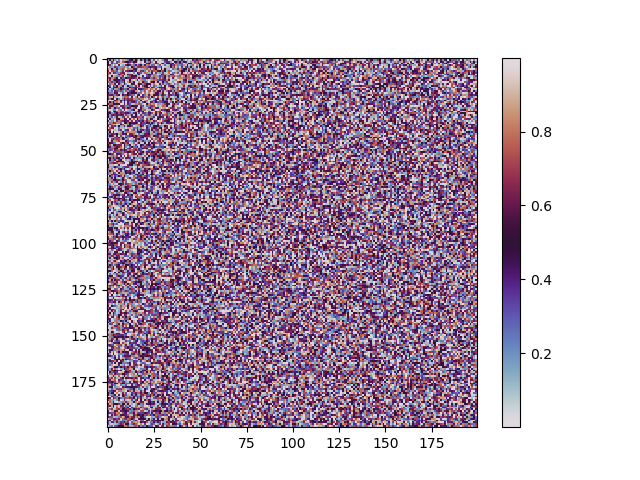
#> input picture chipfiring/plots/pixel_plot.png, 640 x 480 px
$ python blackandwhite.py
#> lines starting #> are read from the running program, lines starting #| are printed output that depends on the picture
from PIL import Image

# Import an image from directory:
#input_image = Image.new(mode="RGB", size=(200, 200))
input_image = Image.open("pixel_plot.png")
#> input_image is the input picture: PIL image 640x480 RGBA; mean R, G, B, A 197.8, 183, 197.5, 255

# Extracting pixel map:
pixel_map = input_image.load()

# Extracting the width and height
# of the image:
width, height = input_image.size
#> width = 640; height = 480

# taking half of the width:
for i in range(width//2):
    for j in range(height):
        # getting the RGB pixel value.
        #print(input_image.getpixel((i, j)) )
        r, g, b, p = input_image.getpixel((i, j))
        # Apply formula of grayscale:
        grayscale = int(0.299*r + 0.587*g + 0.114*b)
        # setting the pixel value.
        pixel_map[i, j] = (grayscale, grayscale, grayscale)
# Saving the final output
# as "grayscale.png":
input_image.save("grayscale.png")
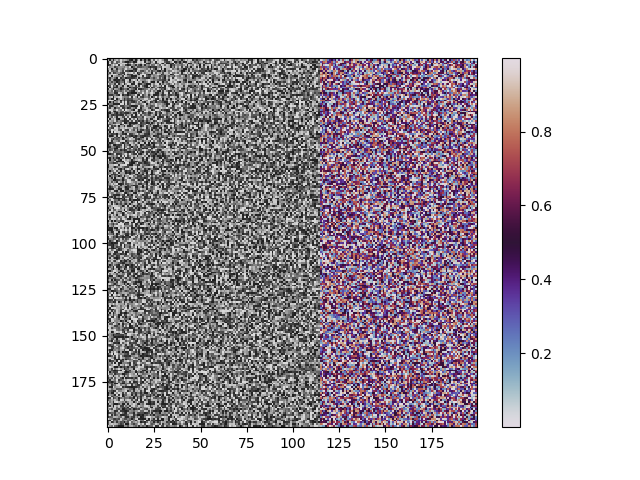
#> saved as grayscale.png: PIL image 640x480 RGBA; mean R, G, B, A 192.9, 186.2, 192.8, 255

# use input_image.show() to see the image on the
# output screen.
